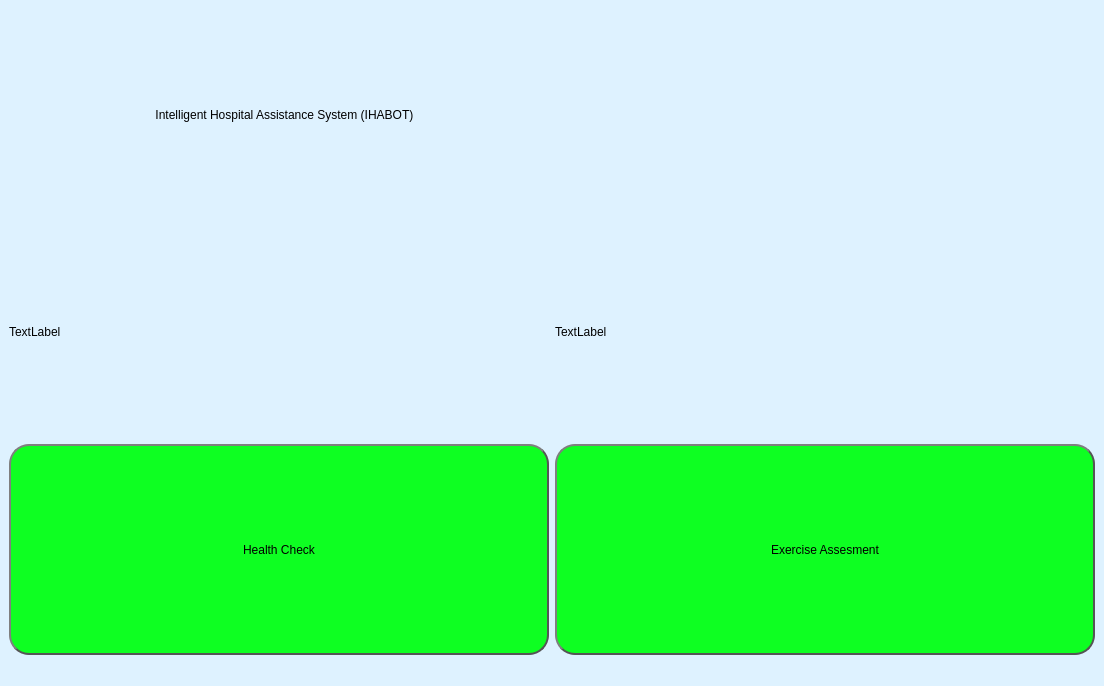
<?xml version="1.0" encoding="UTF-8"?>
<ui version="4.0">
 <class>MainWindow</class>
 <widget class="QMainWindow" name="MainWindow">
  <property name="geometry">
   <rect>
    <x>0</x>
    <y>0</y>
    <width>1104</width>
    <height>686</height>
   </rect>
  </property>
  <property name="windowTitle">
   <string>MainWindow</string>
  </property>
  <property name="styleSheet">
   <string notr="true">background-color: rgb(222, 242, 255);</string>
  </property>
  <widget class="QWidget" name="centralwidget">
   <layout class="QVBoxLayout" name="verticalLayout">
    <item>
     <widget class="QLabel" name="excercise_ques">
      <property name="sizePolicy">
       <sizepolicy hsizetype="Ignored" vsizetype="Ignored">
        <horstretch>0</horstretch>
        <verstretch>0</verstretch>
       </sizepolicy>
      </property>
      <property name="styleSheet">
       <string notr="true">font: 75 24pt &quot;MS Shell Dlg 2&quot;;</string>
      </property>
      <property name="text">
       <string>                                            Intelligent Hospital Assistance System (IHABOT)</string>
      </property>
     </widget>
    </item>
    <item>
     <layout class="QHBoxLayout" name="horizontalLayout_3">
      <item>
       <widget class="QLabel" name="health_check_img">
        <property name="sizePolicy">
         <sizepolicy hsizetype="Ignored" vsizetype="Ignored">
          <horstretch>0</horstretch>
          <verstretch>0</verstretch>
         </sizepolicy>
        </property>
        <property name="text">
         <string>TextLabel</string>
        </property>
       </widget>
      </item>
      <item>
       <widget class="QLabel" name="exercise_img">
        <property name="sizePolicy">
         <sizepolicy hsizetype="Ignored" vsizetype="Ignored">
          <horstretch>0</horstretch>
          <verstretch>0</verstretch>
         </sizepolicy>
        </property>
        <property name="text">
         <string>TextLabel</string>
        </property>
       </widget>
      </item>
     </layout>
    </item>
    <item>
     <layout class="QHBoxLayout" name="horizontalLayout_4">
      <item>
       <widget class="QPushButton" name="health_check">
        <property name="sizePolicy">
         <sizepolicy hsizetype="Ignored" vsizetype="Ignored">
          <horstretch>0</horstretch>
          <verstretch>0</verstretch>
         </sizepolicy>
        </property>
        <property name="styleSheet">
         <string notr="true">
QPushButton {
	font: 18pt &quot;MS Shell Dlg 2&quot;;
    border: 2px solid #555;
    border-radius: 20px;
    border-style: outset;
    background-color: rgb(14, 255, 34);
    padding: 15px;
    }

QPushButton:hover {
    background-color: rgb(7, 255, 119);
    }

QPushButton:pressed {
    border-style: inset;
    background: qradialgradient(
        cx: 0.4, cy: -0.1, fx: 0.4, fy: -0.1,
        radius: 1.35, stop: 0 #fff, stop: 1 #ddd
        );
    }</string>
        </property>
        <property name="text">
         <string>Health Check</string>
        </property>
       </widget>
      </item>
      <item>
       <widget class="QPushButton" name="exercise">
        <property name="sizePolicy">
         <sizepolicy hsizetype="Ignored" vsizetype="Ignored">
          <horstretch>0</horstretch>
          <verstretch>0</verstretch>
         </sizepolicy>
        </property>
        <property name="styleSheet">
         <string notr="true">
QPushButton {
	font: 18pt &quot;MS Shell Dlg 2&quot;;
    border: 2px solid #555;
    border-radius: 20px;
    border-style: outset;
    background-color: rgb(14, 255, 34);
    padding: 15px;
    }

QPushButton:hover {
    background-color: rgb(7, 255, 119);
    }

QPushButton:pressed {
    border-style: inset;
    background: qradialgradient(
        cx: 0.4, cy: -0.1, fx: 0.4, fy: -0.1,
        radius: 1.35, stop: 0 #fff, stop: 1 #ddd
        );
    }</string>
        </property>
        <property name="text">
         <string>Exercise Assesment</string>
        </property>
       </widget>
      </item>
     </layout>
    </item>
   </layout>
  </widget>
  <widget class="QMenuBar" name="menubar">
   <property name="geometry">
    <rect>
     <x>0</x>
     <y>0</y>
     <width>1104</width>
     <height>26</height>
    </rect>
   </property>
  </widget>
  <widget class="QStatusBar" name="statusbar"/>
 </widget>
 <resources/>
 <connections/>
</ui>
